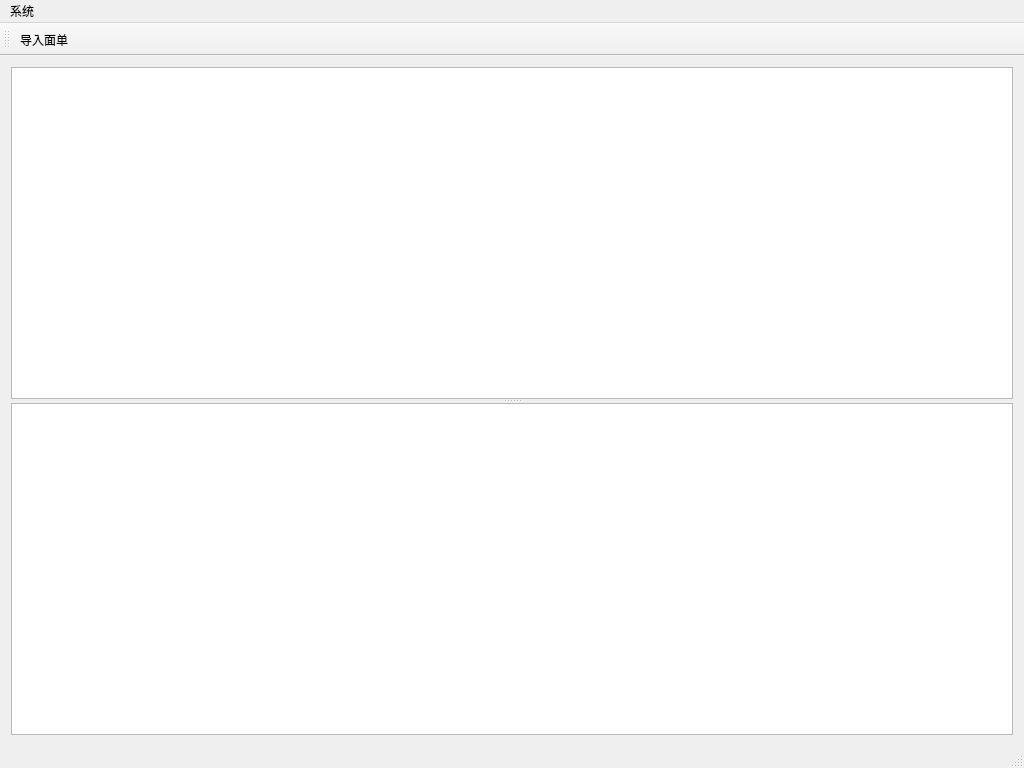
<?xml version="1.0" encoding="UTF-8"?>
<ui version="4.0">
 <class>MainWindow</class>
 <widget class="QMainWindow" name="MainWindow">
  <property name="geometry">
   <rect>
    <x>0</x>
    <y>0</y>
    <width>1024</width>
    <height>768</height>
   </rect>
  </property>
  <property name="minimumSize">
   <size>
    <width>800</width>
    <height>600</height>
   </size>
  </property>
  <property name="windowTitle">
   <string>StarEx</string>
  </property>
  <widget class="QWidget" name="centralWidget">
   <layout class="QGridLayout" name="gridLayout">
    <item row="0" column="0">
     <widget class="QSplitter" name="splitter">
      <property name="orientation">
       <enum>Qt::Vertical</enum>
      </property>
      <widget class="QTableView" name="inputTable">
       <attribute name="verticalHeaderVisible">
        <bool>true</bool>
       </attribute>
      </widget>
      <widget class="QTableWidget" name="allTable"/>
     </widget>
    </item>
   </layout>
  </widget>
  <widget class="QMenuBar" name="menuBar">
   <property name="geometry">
    <rect>
     <x>0</x>
     <y>0</y>
     <width>1024</width>
     <height>21</height>
    </rect>
   </property>
   <widget class="QMenu" name="menu">
    <property name="title">
     <string>系统</string>
    </property>
    <addaction name="separator"/>
    <addaction name="actionOpen"/>
   </widget>
   <addaction name="menu"/>
  </widget>
  <widget class="QToolBar" name="mainToolBar">
   <attribute name="toolBarArea">
    <enum>TopToolBarArea</enum>
   </attribute>
   <attribute name="toolBarBreak">
    <bool>false</bool>
   </attribute>
   <addaction name="actionOpen"/>
  </widget>
  <widget class="QStatusBar" name="statusBar"/>
  <action name="actionOpen">
   <property name="icon">
    <iconset resource="img.qrc">
     <normaloff>:/image/add-notes.png</normaloff>:/image/add-notes.png</iconset>
   </property>
   <property name="text">
    <string>导入面单</string>
   </property>
  </action>
 </widget>
 <layoutdefault spacing="6" margin="11"/>
 <resources>
  <include location="img.qrc"/>
 </resources>
 <connections/>
</ui>
